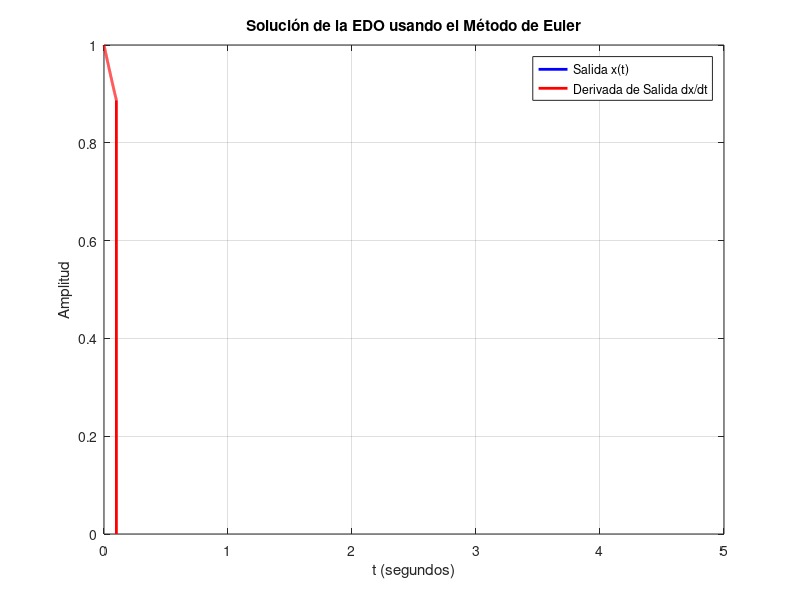

Write MATLAB code to recreate this figure.
function ejercicio_euler2GPT
    % Parámetros iniciales
    x0 = 0;        % Condición inicial x(0) = 0
    t0 = 0;        % Tiempo inicial
    Dt = 0.0001;   % Paso de tiempo (discretización)
    Ndt = 1000;    % Número de pasos (se puede ajustar según la duración total que se desee analizar)
    p = 1.2;       % Valor de p según la EDO

    % Inicialización de vectores
    t = zeros(Ndt, 1);
    x = zeros(Ndt, 1);
    dx_dt = zeros(Ndt, 1);  % Vector para la derivada de x(t)

    % Condiciones iniciales
    t(1) = t0;
    x(1) = x0;

    % Método de Euler
    for j = 1:Ndt-1
        g_tk = 1; % Entrada escalón (g(t) = u_s(t) = 1)
        u_tk = x(j);
        dx_dt(j) = g_tk - p * u_tk;  % Derivada de x(t)
        k1 = Dt * dx_dt(j);
        x(j+1) = x(j) + k1;
        t(j+1) = t(j) + Dt;
    end

    % Mostrar resultados (opcional)
    disp('t       x');
    disp([t(1:10:end), x(1:10:end)]);  % Mostrar cada 10 puntos para simplificar la salida

    % Graficar resultados
    figure;
    plot(5, 1, '-b', 'LineWidth', 2);       % Gráfica de x(t)
    hold on;
    plot(t, dx_dt, '-r', 'LineWidth', 2);   % Gráfica de la derivada de x(t)
    title('Solución de la EDO usando el Método de Euler');
    xlabel('t (segundos)');
    ylabel('Amplitud');
    legend('Salida x(t)', 'Derivada de Salida dx/dt');
    grid on;
endfunction

